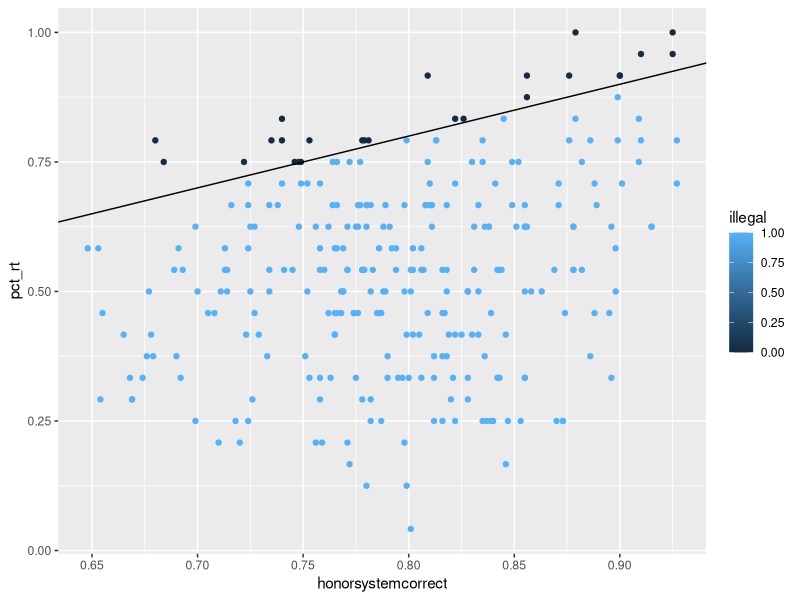
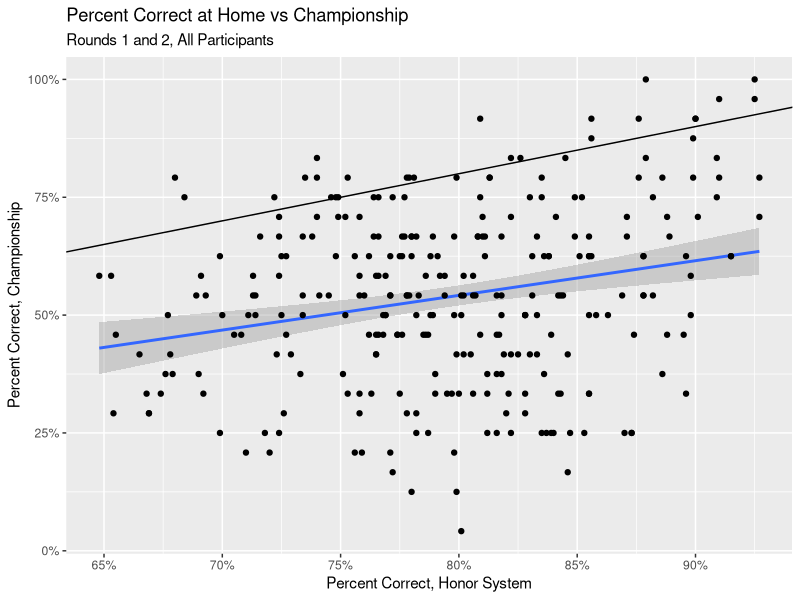
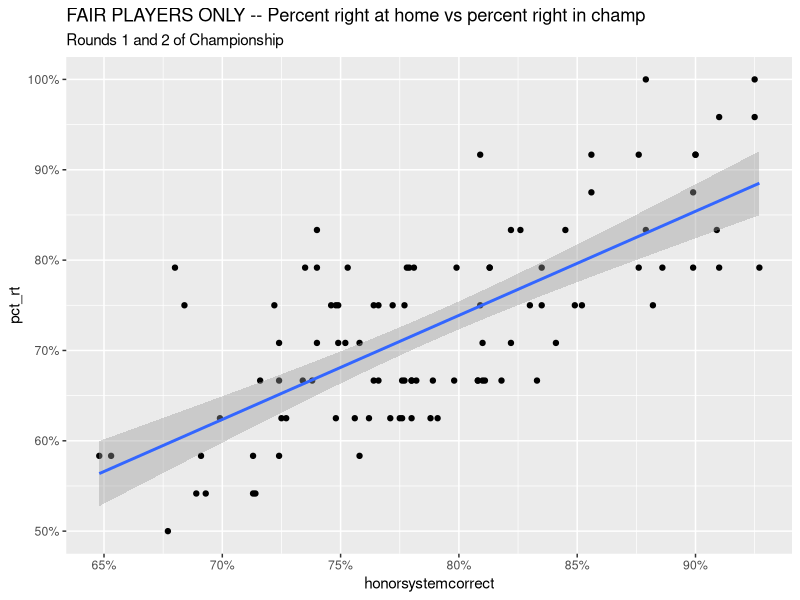
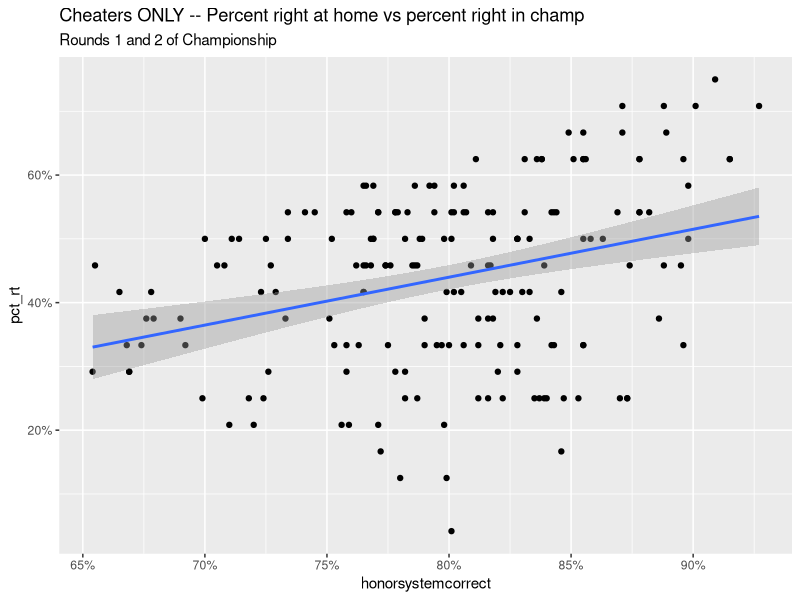
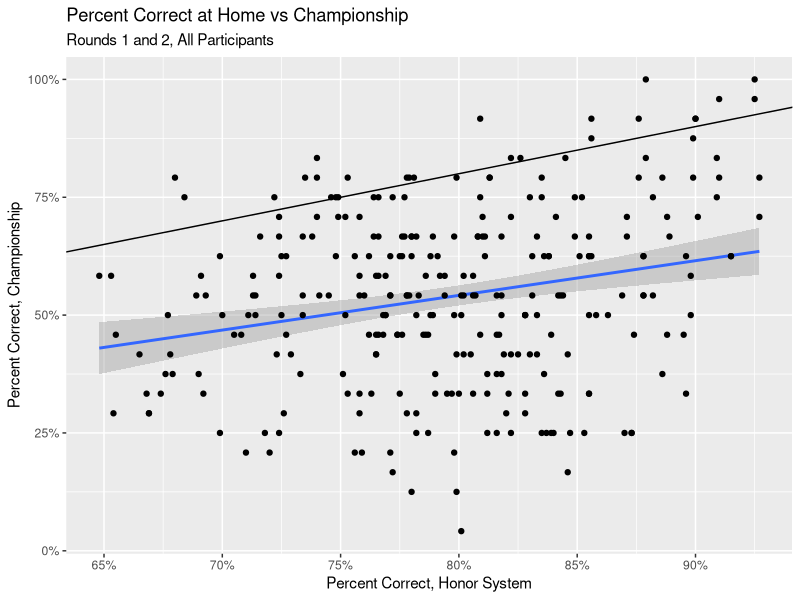
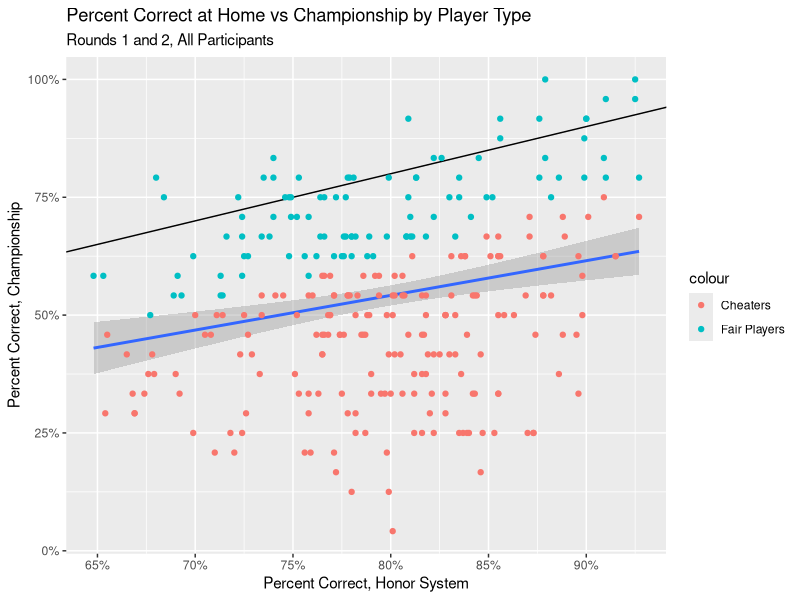
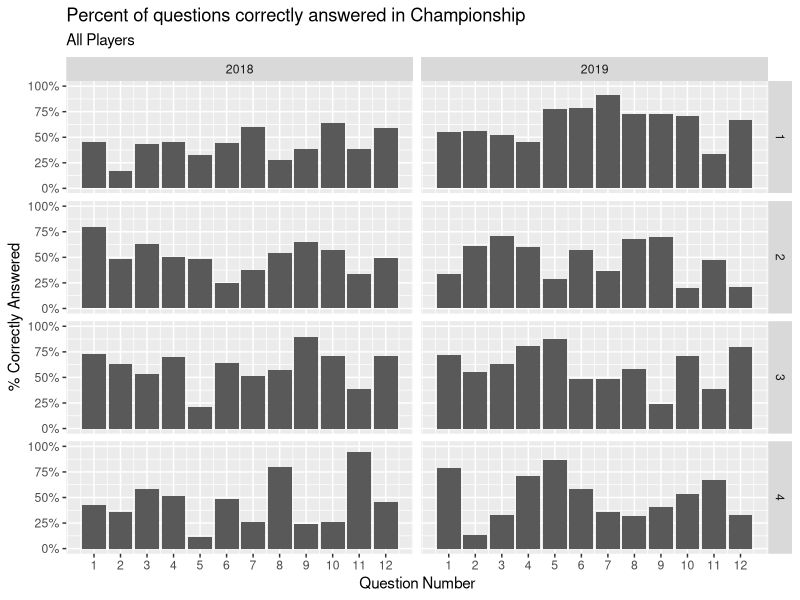
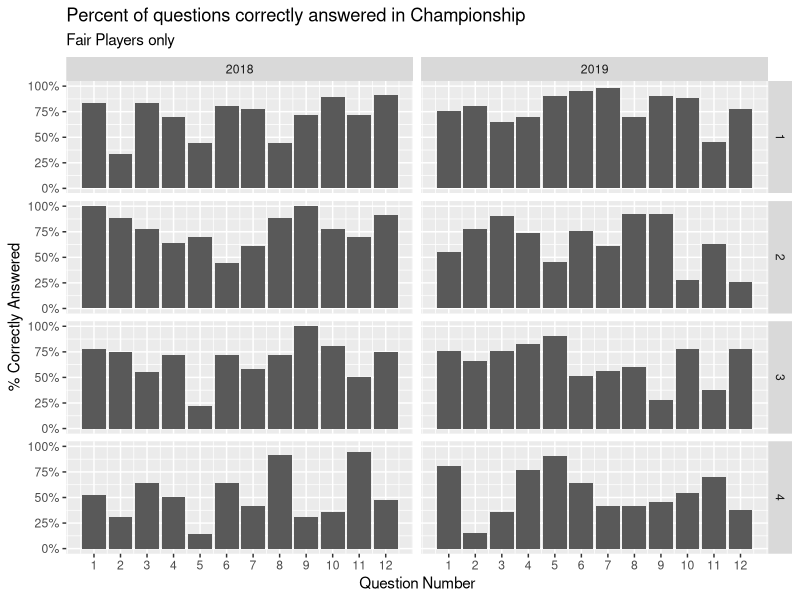

The R script that drew these images, in order: (Note: this script raises an error after producing the figures.)
## ---- chunk 1
knitr::opts_chunk$set(echo = TRUE)
## ---- chunk 2
library(tidyverse)
library(lubridate)
library(knitr)
library(kableExtra)
library(scales)
library(ggthemes)
library(glue)
## ---- chunk 3
raw <- read_csv("pset3.csv")

edited <- raw %>% 
  pivot_longer(
    c(-name, -year, -round, -merge, -numbercorrect, -honorsystemcorrect),
    names_to = "qno",
    values_to = "ans"
  ) %>%
  mutate(qno = as.numeric(str_remove_all(qno, "q"))) %>%
  mutate(honorsystemcorrect = na_if(honorsystemcorrect, -99))
## ---- chunk 4
edited %>%
  group_by(year, round) %>%
  summarize(sample_size = n(), 
            mean(ans), 
            max = max(numbercorrect),
            min = min(numbercorrect),
            mean = mean(numbercorrect),
            sd = sd(numbercorrect)) %>%
  drop_na() %>%
  mutate(`mean(ans)` = percent(`mean(ans)`, accuracy = 0.1),
         mean = round(mean, digits = 2),
         sd = round(sd, digits = 2)) %>%
  ungroup() %>%
  pivot_wider(round, names_from = year, values_from = c(sample_size, `mean(ans)`, min, max, mean, sd)) %>%
  select(round, 
         sample_size_2018, `mean(ans)_2018`, min_2018, max_2018, mean_2018, sd_2018, 
         sample_size_2019, `mean(ans)_2019`, min_2019, max_2019, mean_2019, sd_2019) %>%
  kable("latex", booktabs = T, align = "r", caption = "Summary Statistics of Correct Answers by Year and Round of the Championship",
        col.names = c("Round", 
                      "N", "% Correct", "Min", "Max", "Mean", "St Dev", 
                      "N", "% Correct", "Min", "Max", "Mean", "St Dev")) %>%
  add_header_above(c(" ", "Questions Overall" = 2, "Individual Performance" = 4, "Questions Overall" = 2, "Individual Performance" = 4)) %>%
  add_header_above(c(" ", "2018" = 6, "2019" = 6)) %>%
  column_spec(1, border_right = T) %>%
  column_spec(7, border_right = T)%>%
  kable_styling(position = "center", latex_options = "hold_position")
## ---- chunk 5
edited %>%
  group_by(year, round) %>%
  summarize(mean_hnr_pct = mean(honorsystemcorrect, na.rm = TRUE),
            med = median(honorsystemcorrect, na.rm = TRUE),
            min = min(honorsystemcorrect, na.rm = TRUE),
            max = max(honorsystemcorrect, na.rm = TRUE)) %>%
  mutate(mean_hnr_pct = percent(mean_hnr_pct, accuracy = 0.1),
         med = percent(med, accuracy = 0.1),
         min = percent(min, accuracy = 0.1),
         max = percent(max, accuracy = 0.1)) %>%
  drop_na() %>%
  pivot_wider(id_cols = round, names_from = year, values_from = c(mean_hnr_pct, med, min, max)) %>%
  select(round, 
         mean_hnr_pct_2018, med_2018, min_2018, max_2018, 
         mean_hnr_pct_2019, med_2019, min_2019, max_2019) %>%
  kable("latex", booktabs = T, align = "r",
        caption = "Summary Statistics of Honor System Performance by Year and Round",
        col.names = c("Round", 
                      "Mean", "Median", "Min", "Max", 
                      "Mean", "Median", "Min", "Max")) %>%
  add_header_above(c(" ", "2018" = 4, "2019" = 4)) %>%
  column_spec(1, border_right = T) %>%
  column_spec(5, border_right = T) %>%
  kable_styling(position = "center", latex_options = "hold_position")
## ---- chunk 6
mean(edited$honorsystemcorrect, na.rm = TRUE) %>% percent(accuracy = 0.1)
mean(edited$ans, na.rm = TRUE) %>% percent(accuracy = 0.1)
(mean(edited$honorsystemcorrect, na.rm = TRUE) - mean(edited$ans, na.rm = TRUE)) %>% percent(accuracy = 0.1)
## ---- chunk 7
edited %>%
  filter(round %in% c(1, 2)) %>%
  group_by(year, name, honorsystemcorrect) %>%
  summarize(pct_rt = mean(ans, na.rm = TRUE)) %>%
  drop_na() %>%
  mutate(illegal = if_else(honorsystemcorrect >= pct_rt, 1, 0)) %>%
  ggplot(aes(x = honorsystemcorrect, y = pct_rt, color = illegal)) +
  geom_point() +
  geom_abline(slope=1)

edited %>%
  filter(round %in% c(1, 2)) %>%
  group_by(year, name, honorsystemcorrect) %>%
  summarize(pct_rt = mean(ans, na.rm = TRUE)) %>%
  drop_na() %>%
  mutate(illegal = if_else(honorsystemcorrect >= pct_rt, 1, 0))

pp <- edited %>%
  filter(round %in% c(1, 2)) %>%
  group_by(year, name, honorsystemcorrect) %>%
  summarize(pct_rt = mean(ans)) %>%
  drop_na() %>%
  ggplot(aes(honorsystemcorrect, pct_rt)) +
  labs(subtitle = "Rounds 1 and 2, All Participants",
       x = "Percent Correct, Honor System",
       y= "Percent Correct, Championship") +
  geom_abline(slope=1) +
  geom_smooth(method = "lm") +
  scale_x_continuous(labels = scales::label_percent()) +
  scale_y_continuous(labels = scales::label_percent())
pp +
  geom_point() +
  labs(title = "Percent Correct at Home vs Championship")
## ---- chunk 8
corr_r_1and2 <- edited %>%
  filter(round %in% c(1, 2)) %>%
  drop_na(honorsystemcorrect, ans) %>%
  group_by(year, name, honorsystemcorrect) %>%
  summarize(pct_rt = mean(ans))

ttester <- function(current_selection, year_sel) {
  obs <- edited %>%
    filter(round %in% c(1, 2), 
           year == year_sel,
           name == current_selection)
  # Case where people get a perfect score in competition returns no std dev so 
  # do not do a ttest in those situations
  if (sum(obs$ans) == 24) {
    return(1)
  }
  honsyscorr_num <- obs %>%
    magrittr::extract2(1,6)
  pval <- t.test(obs$ans, mu = honsyscorr_num, alternative = "less") %>%
    broom::tidy() %>%
    magrittr::extract2(1, 3)
}

pvals <- edited %>%
  drop_na(honorsystemcorrect, ans) %>%
  distinct(name, year) %>%
  mutate(pvals = map2(name, year, ttester),
         statsig = if_else(pvals < 0.05, 1, 0))

allplayers <- left_join(corr_r_1and2, pvals)

# List of people that cheated
cheaters <- allplayers %>%
  filter(statsig == 1) %>%
  select(-statsig) %>%
  mutate(type = "cheater")

# List of people that didn't cheat
fairplayers <- allplayers %>%
  filter(statsig == 0) %>%
  select(-statsig) %>%
  mutate(type = "fair")
# %>%
 # mutate(honorsystemcorrect = percent(honorsystemcorrect, accuracy = 0.1),
 #        pct_rt = percent(pct_rt, accuracy = 0.1))
## ---- chunk 9
fairplayers %>%
  ggplot(aes(honorsystemcorrect, pct_rt)) +
  geom_point() +
  labs(title = "FAIR PLAYERS ONLY -- Percent right at home vs percent right in champ",
       subtitle = "Rounds 1 and 2 of Championship") +
  scale_x_continuous(labels = scales::label_percent()) +
  scale_y_continuous(labels = scales::label_percent()) +
  geom_smooth(method = "lm")

cheaters %>%
  ggplot(aes(honorsystemcorrect, pct_rt)) +
  geom_point() +
  labs(title = "Cheaters ONLY -- Percent right at home vs percent right in champ",
       subtitle = "Rounds 1 and 2 of Championship") +
  scale_x_continuous(labels = scales::label_percent()) +
  scale_y_continuous(labels = scales::label_percent()) +
  geom_smooth(method = "lm")

pp +
  geom_point() +
  labs(title = "Percent Correct at Home vs Championship")
pp +
  geom_point(cheaters, mapping = aes(honorsystemcorrect, pct_rt, color = "Cheaters")) +
  geom_point(fairplayers, mapping = aes(honorsystemcorrect, pct_rt, color = "Fair Players")) +
  labs(title = "Percent Correct at Home vs Championship by Player Type")# +
#  theme(legend.position = c(0.93, 0.1))

mean(fairplayers$honorsystemcorrect)
mean(fairplayers$pct_rt)

## ---- chunk 10
edited %>%
  filter(round %in% c(3, 4)) %>%
  drop_na(honorsystemcorrect, ans) %>%
  group_by(year, name, honorsystemcorrect) %>%
  summarize(pct_rt = mean(ans))
## ---- chunk 11
edited %>%
  filter(merge == "merged") %>%
  group_by(year, round, qno) %>% 
  summarize(correct_ans = sum(ans), times_asked = n()) %>%
  ggplot(mapping = aes(x = qno, y = correct_ans/times_asked)) +
  geom_col() +
  facet_grid(round ~ year) +
  scale_x_continuous(breaks = seq(1, 12)) +
  scale_y_continuous(limits = c(0, 1), labels = label_percent()) +
  labs(title = "Percent of questions correctly answered in Championship", 
       subtitle = "All Players",
       x = "Question Number", 
       y = "% Correctly Answered")

inner_join(fairplayers, edited) %>%
  group_by(year, round, qno) %>% 
  summarize(correct_ans = sum(ans), times_asked = n()) %>%
  ggplot(mapping = aes(x = qno, y = correct_ans/times_asked)) +
  geom_col() +
  facet_grid(round ~ year) +
  scale_x_continuous(breaks = seq(1, 12)) +
  scale_y_continuous(limits = c(0, 1), labels = label_percent()) +
  labs(title = "Percent of questions correctly answered in Championship", 
       subtitle = "Fair Players only",
       x = "Question Number", 
       y = "% Correctly Answered")

inner_join(cheaters, edited) %>%
  group_by(year, round, qno) %>% 
  summarize(correct_ans = sum(ans), times_asked = n()) %>%
  ggplot(mapping = aes(x = qno, y = correct_ans/times_asked)) +
  geom_col() +
  facet_grid(round ~ year) +
  scale_x_continuous(breaks = seq(1, 12)) +
  scale_y_continuous(limits = c(0, 1), labels = label_percent()) +
  labs(title = "Percent of questions correctly answered in Championship", 
       subtitle = "Cheaters only",
       x = "Question Number", 
       y = "% Correctly Answered")


bind_rows(cheaters, fairplayers) %>%
  inner_join(edited) %>%
  group_by(year, round, qno, type) %>% 
  summarize(correct_ans = sum(ans), times_asked = n()) %>%
  ggplot(aes(x = qno, y = correct_ans/times_asked, group = type, fill = type)) +
  geom_col(position = "dodge") +
  facet_grid(round ~ year) +
  scale_x_continuous(breaks = seq(1, 12)) +
  scale_y_continuous(limits = c(0, 1), labels = label_percent()) +
  labs(title = "Percent of questions correctly answered in Championship", 
       subtitle = "Both",
       x = "Question Number", 
       y = "% Correctly Answered")
## ---- chunk 12
cheaters %>%
  mutate(honorsystemcorrect = percent(honorsystemcorrect, accuracy = 0.1),
         pct_rt = percent(pct_rt, accuracy = 0.1)) %>%
  slice(1:10) #%>%
#  kable(col.names = c("Year", "Name", "Percent Correct, Honor System", "Percent Correct, Competition", "P-Value"))
## ---- chunk 13
# Lets find people who I think played honestly during the regular season. 
edited %>%
  distinct(name, honorsystemcorrect) %>%
  ggplot(aes(honorsystemcorrect)) +
  geom_histogram()

edited %>%
  group_by(name, year, round) %>%
  mutate(stdev = sd(ans), competcorrect = mean(ans)) %>%
  mutate(tstatistic = (competcorrect - honorsystemcorrect)/(stdev/sqrt(12)))

## ---- chunk 14
dropouts <- edited %>% 
  filter(is.na(honorsystemcorrect)) %>%
  distinct(name, year) %>%
  pull(name)

x <- edited %>%
  filter(name %in% dropouts) %>%
  group_by(name, year) %>%
  summarize(pct_corr = mean(ans)) %>%
  ungroup() %>%
  count(pct_corr)

ggplot() +
  geom_abline(slope = 1, alpha = 0.25) +
  geom_point(cheaters, mapping = aes(honorsystemcorrect, pct_rt, color = "Cheaters"), alpha = 0.25) +
  geom_point(fairplayers, mapping = aes(honorsystemcorrect, pct_rt, color = "Fair Players"), alpha = 0.25) +
  geom_hline(x, mapping = aes(yintercept = pct_corr), linetype = "longdash") +
  labs(title = "Percent Correct at Home vs Championship by Player Type") +
  theme(panel.grid.major = element_blank(), panel.grid.minor = element_blank())
## ---- chunk 15
edited %>% 
  filter(honorsystemcorrect > 0) %>%
  ggplot(mapping = aes(x = honorsystemcorrect, y = numbercorrect/12)) +
  geom_point(alpha = 0.075, stroke = 0) +
  geom_smooth() +
  scale_y_continuous(labels = label_percent()) +
  scale_x_continuous(labels = label_percent()) +
  labs(x = "% Correct on Honor System", y = "% Correct Live")

edited %>%
  filter(merge == "honorsystem_only") %>%
  ggplot(aes(x = honorsystemcorrect)) +
  geom_histogram()
## ---- chunk 16

edited %>%
  filter(merge == "merged", year == 2018) %>%
  group_by(round, qno) %>% 
  summarize(correct_ans = sum(ans), times_asked = n()) %>%
  mutate(percent = percent(correct_ans/times_asked)) %>%
  select(-correct_ans, -times_asked, Round = round) %>%
  arrange(-desc(Round), -desc(qno)) %>%
  mutate(qno = glue("Q {qno}")) %>%
  pivot_wider(id_cols = Round, names_from = qno, values_from = percent) %>%
  kable(booktabs = T, caption = "2018 Percent of Questions Answered Correctly")

edited %>%
  filter(merge == "merged", year == 2019) %>%
  group_by(round, qno) %>% 
  summarize(correct_ans = sum(ans), times_asked = n()) %>%
  mutate(percent = percent(correct_ans/times_asked)) %>%
  select(-correct_ans, -times_asked, Round = round) %>%
  arrange(-desc(Round), -desc(qno)) %>%
  mutate(qno = glue("Q {qno}")) %>%
  pivot_wider(id_cols = Round, names_from = qno, values_from = percent) %>%
  kable(booktabs = T, caption = "2019 Percent of Questions Answered Correctly")
## ---- chunk 17
champ2018 <- edited %>%
  filter(merge == "merged", year == 2018) %>%
  group_by(year, round, qno) %>% 
  summarize(correct_ans = sum(ans), times_asked = n()) %>%
  mutate(percent = percent(correct_ans/times_asked)) %>%
  select(-correct_ans, -times_asked, Round = round) %>%
  arrange(-desc(Round), -desc(qno)) %>%
  mutate(qno = glue("Question {qno}")) %>%
  pivot_wider(id_cols = c(qno, year), names_from = Round, values_from = percent)

champ2019 <- edited %>%
  filter(merge == "merged", year == 2019) %>%
  group_by(year, round, qno) %>% 
  summarize(correct_ans = sum(ans), times_asked = n()) %>%
  mutate(percent = percent(correct_ans/times_asked)) %>%
  select(-correct_ans, -times_asked, Round = round) %>%
  arrange(-desc(Round), -desc(qno)) %>%
  mutate(qno = glue("Question {qno}")) %>%
  pivot_wider(id_cols = c(qno, year), names_from = Round, values_from = percent)

size <- edited %>%
  filter(merge == "merged") %>%
  group_by(year, round) %>% 
  summarize(correct_ans = sum(ans), times_asked = n()) %>%
  pull(times_asked)

bind_cols(champ2018, champ2019) %>%
  ungroup() %>%
  select(-year, -year1, -qno1) %>%
  kable("latex", 
        col.names = append("Sample Size (n = )", size), 
        booktabs = T,
        caption = "2018/2019 Championship Percentage Correct by Question") %>%
  add_header_above(c("Round Number", "1", "2", "3", "4", "1", "2", "3", "4")) %>%
  add_header_above(c(" ", "2018" = 4, "2019" = 4)) %>%
  kable_styling(position = "center", latex_options = c("repeat_header"))

edited %>%
  filter(merge == "merged") %>%
  group_by(year, round, qno) %>% 
  summarize(correct_ans = sum(ans), times_asked = n()) %>%
  ggplot(mapping = aes(x = qno, y = correct_ans/times_asked)) +
  geom_col() +
  facet_grid(year ~ round) +
  scale_x_continuous(breaks = seq(1, 12)) +
  scale_y_continuous(labels = label_percent()) +
  labs(title = "Percent of questions correctly answered in Championship", 
       x = "Question Number", 
       y = "% Correctly Answered")

## What were the lifetime honor system averages of people who advanced through each stage of the competition.
# 1212 people did not qualify to the champinonship. 

edited %>%
  group_by(year, round) %>%
  summarize(sample_size = n(), mean_hnr_pct = mean(honorsystemcorrect, na.rm = TRUE)) %>%
  mutate(mean_hnr_pct = percent(mean_hnr_pct, accuracy = 0.1)) %>%
  drop_na() %>%
  mutate(sample_size = glue("(n = {sample_size})")) %>%
  unite(join, c(mean_hnr_pct, sample_size), sep = " ") %>%
  pivot_wider(id_cols = year, names_from = round, values_from = join) %>%
  rename(Year = year) %>%
  kable(booktabs = T, caption = "Percentages of Honor System Success by Round and Year") %>%
  kable_styling(position = "center")

# List of all unique individuals. Is there any overlap between those in the champ and those not in the champ?
#edited %>% select(name, merge) %>% distinct()
